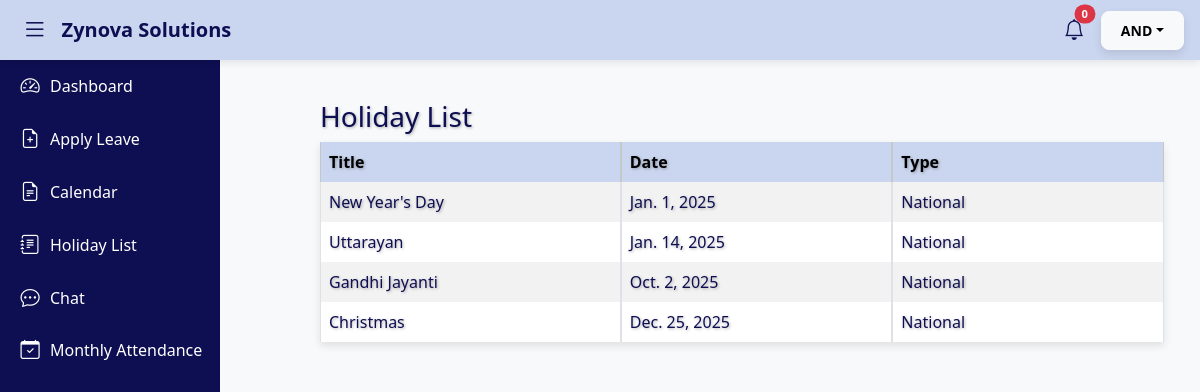
Page /holidays/ (signed in) on the committed database.
### attendance/models.py (models this page shows, shortened)
class Holiday(models.Model):
    HOLIDAY_TYPE_CHOICES=[
        ('Company','Company Holiday'),
        ('Public','Public Holiday'),
        ('National','National Holiday'),
        ('Festival','Festival Holiday'),
        ('Other','Other'),
    ]
    title = models.CharField(max_length=100)
    date = models.DateField()
    holiday_type=models.CharField(max_length=10,choices=HOLIDAY_TYPE_CHOICES)

### attendance/views/holiday_views.py (the view)
# urls.py: path('holidays/', views.holiday_list, name='holiday_list'),
@login_required
def holiday_list(request):
    holidays=Holiday.objects.all().order_by('date')
    return render(request,'attendance/holiday_list.html',{'holidays':holidays})

### attendance/templates/attendance/holiday_list.html (shortened to what this page needs)
{% extends 'attendance/base.html' %}
{% block content %}
<div class="container-fluid m-4 p-4 ">
    <h3>Holiday List</h3>
<table class="table-shadow table table-bordered table-striped align-middle text-nowrap">
        <thead class="table-light">
                <tr>
                    <th>Title</th>
                    <th>Date</th>
                    <th>Type</th>
                </tr>
            </thead>
            <tbody>
                {% for holiday in holidays %}
                <tr>
                    <td>{{ holiday.title }}</td>
                    <td>{{ holiday.date }}</td>
                    <td>{{ holiday.holiday_type }}</td>
                </tr>
                {% empty %}
                <tr><td colspan="3">No holidays found.</td></tr>
                {% endfor %}
            </tbody>
        </table>
    </div>
</div>
{% endblock %}

### attendance/templates/attendance/base.html (shortened to what this page needs)
{% load static %}
<!DOCTYPE html>
<html lang="en">
  <head>
    <link rel="stylesheet" href="https://cdn.jsdelivr.net/npm/bootstrap-icons@1.10.5/font/bootstrap-icons.css" />
    <link href="https://cdn.jsdelivr.net/npm/bootstrap@5.3.3/dist/css/bootstrap.min.css" rel="stylesheet" />
    <link rel="stylesheet" href="https://cdnjs.cloudflare.com/ajax/libs/font-awesome/6.5.0/css/all.min.css" />
    <link rel="stylesheet" href="{% static 'attendance/css/style.css' %}" />
  </head>
  <body>
    <nav class="navbar">
      <button id="sidebarToggle" class="btn-toggle-sidebar" aria-label="Toggle sidebar"><i class="bi bi-list"></i></button>
      <a href="#" class="navbar-brand">Zynova Solutions</a>
      <div class="ms-auto d-flex align-items-center">
        {% if user.is_authenticated %}
          <div class="nav-item dropdown mx-3">
            <a href="#" id="notifBell" class="nav-link position-relative" onclick="toggleNotifications(event)">
              <i class="bi bi-bell"></i>
              <span class="badge bg-danger rounded-pill" id="notif-count">{{ unread_notifications_count|default:'0' }}</span>
            </a>
          </div>
          <div class="dropdown">
            <button class="btn btn-light btn-sm dropdown-toggle" type="button" data-bs-toggle="dropdown">{{ user.first_name|default:user.username|default:'User' }}</button>
          </div>
        {% else %}
          <a href="{% url 'login' %}" class="btn btn-outline-light btn-sm">Login</a>
        {% endif %}
      </div>
    </nav>
    <div id="sidebar" role="navigation" aria-label="Main sidebar navigation">
      <ul class="nav flex-column">
        {% if user.is_authenticated %}
          {% with role=user.groups.all.0.name %}
            {% if role == 'Admin' %}
              <li class="nav-item">
                <a href="{% url 'admin_dashboard' %}" class="nav-link {% if request.path == '/dashboard/' %}active{% endif %}"><i class="bi bi-speedometer2"></i><span>Dashboard</span></a>
              </li>
              <li class="nav-item">
                <a href="{% url 'view_leave_requests' %}" class="nav-link {% if request.path == '/view_leave_requests/' %}active{% endif %}"><i class="bi bi-file-earmark-text"></i><span>Leave Requests</span></a>
              </li>
              <li class="nav-item">
                <a href="{% url 'holiday_list' %}" class="nav-link {% if request.path == '/holiday_list/' %}active{% endif %}"><i class="bi bi-journal-text"></i><span>Holiday List</span></a>
              </li>
              <li class="nav-item">
                <a href="{% url 'calendar' %}" class="nav-link {% if request.path == '/calendar/' %}active{% endif %}"><i class="fa fa-calendar" style="font-size:20px;"></i><span>Calendar</span></a>
              </li>
              <li class="nav-item">
                <a href="{% url 'manage_notices' %}" class="nav-link {% if request.path == '/manage_notices/' %}active{% endif %}"><i class="bi bi-megaphone"></i><span>Manage Notices</span></a>
              </li>
              <li class="nav-item">
                <a href="{% url 'chat_home' %}" class="nav-link {% if request.path == '/chat/' %}active{% endif %}"><i class="bi bi-chat-dots"></i><span>Chat</span></a>
              </li>
              <li class="nav-item">
                <a href="{% url 'monthly_attendance' %}" class="nav-link {% if request.path == '/monthly-attendance/' %}active{% endif %}"><i class="bi bi-calendar-check"></i><span>Monthly Attendance</span></a>
              </li>
            {% elif role == 'Employee' %}
              <li class="nav-item">
                <a href="{% url 'employee_dashboard' %}" class="nav-link {% if request.path == '/employee_dashboard/' %}active{% endif %}"><i class="bi bi-speedometer2"></i><span>Dashboard</span></a>
              </li>
              <li class="nav-item">
                <a href="{% url 'leave_dashboard' %}" class="nav-link {% if request.path == '/leave_dashboard/' %}active{% endif %}"><i class="bi bi-file-earmark-plus"></i><span>Apply Leave</span></a>
              </li>
              <li class="nav-item">
                <a href="{% url 'calendar' %}" class="nav-link {% if request.path == '/calendar/' %}active{% endif %}"><i class="bi bi-file-earmark-text"></i><span>Calendar</span></a>
              </li>
              <li class="nav-item">
                <a href="{% url 'holiday_list' %}" class="nav-link {% if request.path == '/holiday_list/' %}active{% endif %}"><i class="bi bi-journal-text"></i><span>Holiday List</span></a>
              </li>
              <li class="nav-item">
                <a href="{% url 'chat_home' %}" class="nav-link {% if request.path == '/chat/' %}active{% endif %}"><i class="bi bi-chat-dots"></i><span>Chat</span></a>
              </li>
              <li class="nav-item">
                <a href="{% url 'monthly_attendance' %}" class="nav-link {% if request.path == '/monthly-attendance/' %}active{% endif %}"><i class="bi bi-calendar-check"></i><span>Monthly Attendance</span></a>
              </li>
            {% endif %}
          {% endwith %}
        {% endif %}
      </ul>
    </div>
    <main id="content" class="wrapper content-area flex-grow-1 bg-light d-flex flex-column">
      <div class="container m-2 p-4">
        {% block content %}
        {% endblock %}
    </main>
  </body>
</html>

### attendance/static/attendance/css/style.css (style rules this page uses)
:root { --blue-light: #cad6ef; --blue-dark: #0e0e52; --white: #ffffff; --black: #000000; }
body { background-color: var(--white); color: var(--blue-dark); font-family: "Segoe UI", Tahoma, Geneva, Verdana, sans-serif; overflow-x: hidden; transition: background-color 0.3s, color 0.3s; min-height: 100vh; display: flex; }
.navbar { position: fixed; top: 0; left: 0; right: 0; height: 60px; background-color: var(--blue-light); color: var(--blue-dark); z-index: 1050; display: flex; align-items: center; padding: 0 1rem; box-shadow: 0 2px 8px rgba(0, 0, 0, 0.1); }
.navbar .navbar-brand { color: var(--blue-dark); font-weight: 600; font-size: 1.25rem; margin-left: 0.5rem; text-decoration: none; }
.navbar .btn-toggle-sidebar { background: none; border: none; color: var(--blue-dark); font-size: 1.6rem; cursor: pointer; }
.navbar .nav-link { color: var(--blue-dark); font-size: 1.3rem; cursor: pointer; }
.navbar .badge { position: fixed; top: 2px; right: -8px; font-size: 0.6rem; background-color: var(--blue-dark); color: var(--white); }
#sidebar { height: 100vh; position: fixed; top: 0; left: 0; width: 220px; background-color: var(--blue-dark); color: var(--white); padding-top: 60px; transition: left 0.3s, width 0.3s; z-index: 1040; }
#sidebar .nav-link { color: var(--white); display: flex; align-items: center; gap: 10px; padding: 12px 20px; font-weight: 500; white-space: nowrap; border-radius: 0 25px 25px 0; }
#sidebar .nav-link i { font-size: 1.2rem; min-width: 20px; text-align: center; }
#content { margin-left: 220px; padding: 20px; transition: margin-left 0.3s ease; }
.btn { font-weight: bold; border-radius: 8px; padding: 0.5rem 1.2rem; box-shadow: 0 4px 10px rgba(0, 0, 0, 0.1); transition: background-color 0.3s, color 0.3s; }
table { box-shadow: 0 4px 8px rgba(0, 0, 0, 0.1); border-collapse: separate; border-spacing: 0; color: inherit; }
.table-light th { background-color: var(--blue-light); color: var(--blue-dark); }
.table td, .table th { color: inherit; word-break: break-word; min-width: 120px; }
h1, h2, h3, h4, p, th, td { text-shadow: 1px 1px 3px rgba(0, 0, 0, 0.3); color: var(--blue-dark); }
#notifBell { position: relative; cursor: pointer; }
#notif-count { position: absolute; top: 0; right: 0; font-size: 0.7rem; transform: translate(50%, -50%); }
.container { max-width: 1140px; margin: 0 auto; padding: 0 20px; width: 100%; }
.nav-item.dropdown.mx-3 { position: relative; }

### rows in the picture
Holiday: title "New Year's Day", date "Jan. 1, 2025", holiday_type "National"
Holiday: title "Uttarayan", date "Jan. 14, 2025", holiday_type "National"
Holiday: title "Gandhi Jayanti", date "Oct. 2, 2025", holiday_type "National"
Holiday: title "Christmas", date "Dec. 25, 2025", holiday_type "National"

### other values in the picture
{{ unread_notifications_count|default:'0' }} "0"
{{ user.first_name|default:user.username|default:'User' }} "AND"
